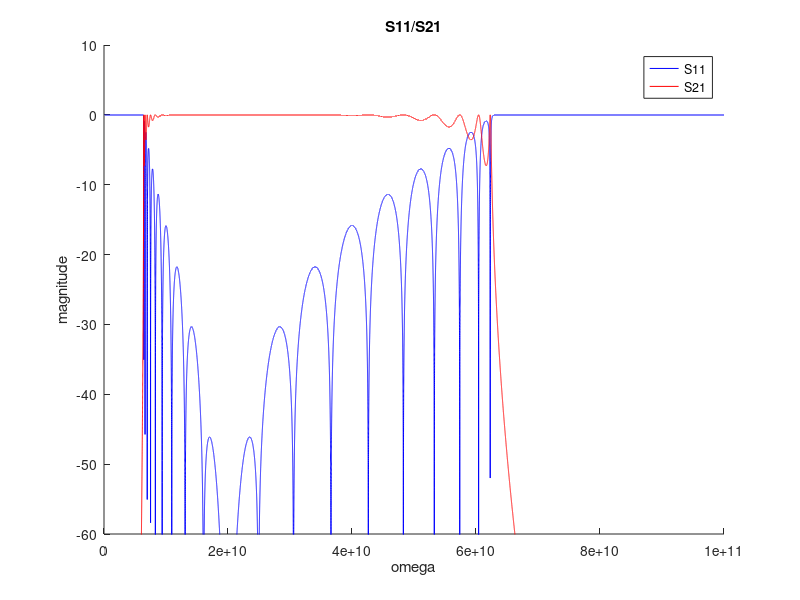
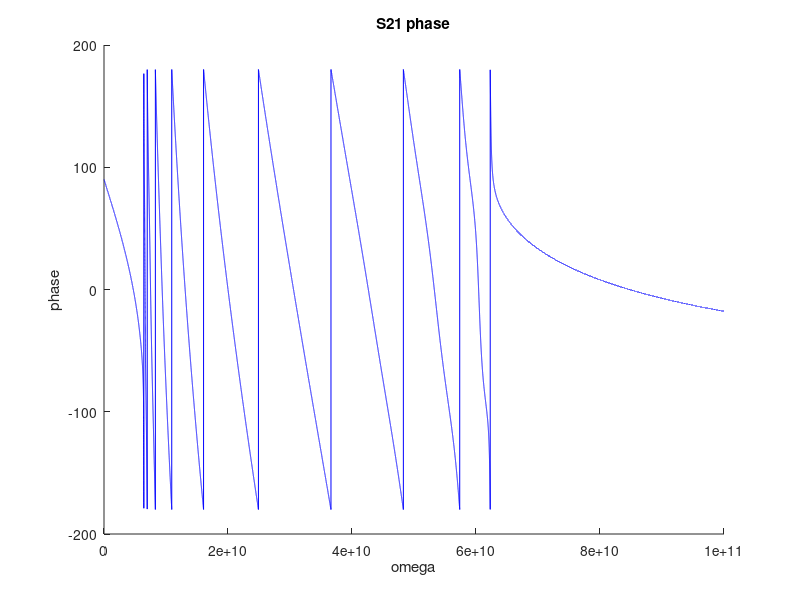
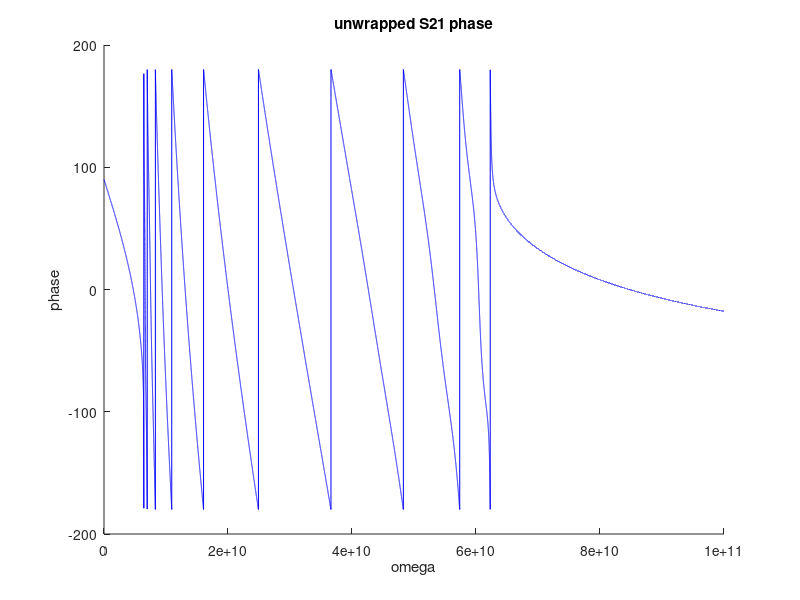
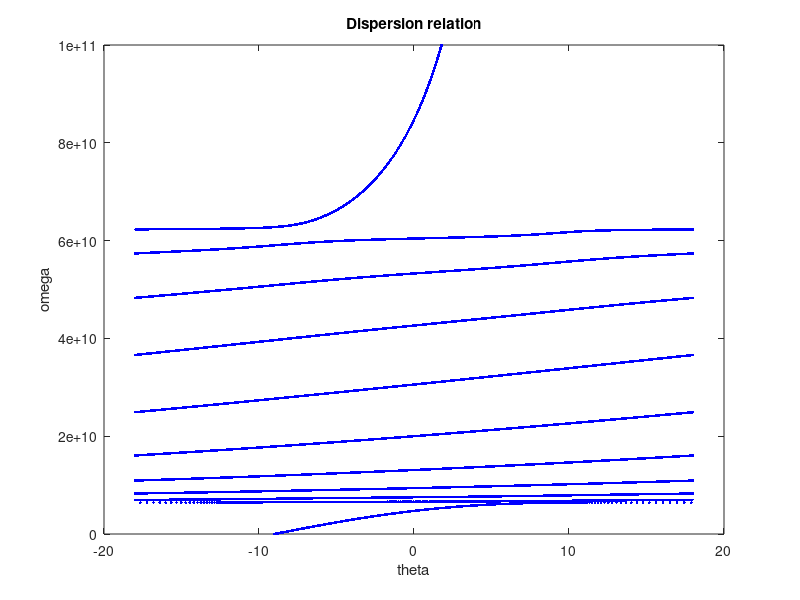

Recreate these plots in MATLAB, in order.
%%周期 对称 无耗 平衡 CRLH的特性

%初始化
clear
clc
close all

LR = 2.5 * 1e-9; %右手单位长度电感
CR = 1e-12; %右手单位长度电感
LL = 2.5 * 1e-9; %右手单位长度电感
CL = 1e-12; %右手单位长度电感

Omega = 1e11;
omega = 0:Omega / 100000:Omega; %扫频范围

p = 3.75e-4; %网格间距
N = 10; %单元个数
L = p * N; %网格长度

Z = 1i * omega * LR / 2 + 1 ./ (1i * 2 * omega * CL);
Y = 1i * omega * CR + 1 ./ (1i * omega * LL);

Zc = sqrt(Z ./ Y);
omega0 = (LR * CR * LL * CL) ^ (-1/4);

A = zeros(2, 2, length(omega)); %单元传输矩阵
AN = zeros(2, 2, length(omega)); %总传输矩阵
SN = zeros(2, 2, length(omega)); %散射矩阵

for i = 1:length(omega)
    A(:, :, i) = [1 Z(i) / 2; 0 1] * [1 0; Y(i) 1] * [1 Z(i) / 2; 0 1];
    AN(:, :, i) = A(:, :, i) ^ N;
    SN(:, :, i) = 1 / (AN(1, 1, i) + AN(1, 2, i) / Zc(i) + AN(2, 1, i) * Zc(i) + AN(2, 2, i)) * ...
        [
     AN(1, 1, i) + AN(1, 2, i) / Zc(i) - AN(2, 1, i) * Zc(i) - AN(2, 2, i), 2 * (AN(1, 1, i) * AN(2, 2, i) - AN(1, 2, i) * AN(2, 1, i));
     2, -AN(1, 1, i) + AN(1, 2, i) / Zc(i) - AN(2, 1, i) * Zc(i) + AN(2, 2, i)
     ];
end

S11 = squeeze(SN(1, 1, :));
S21 = squeeze(SN(2, 1, :));

%%fig3.20(a)
h1 = figure;
hold on
S11_dB = 20 * log10(abs(S11));
S21_dB = 20 * log10(abs(S21));
plot(omega, S11_dB, '-', 'Color', 'b')
plot(omega, S21_dB, '-', 'Color', 'r')
ylim([-60 10])
xlabel('omega')
ylabel('magnitude')
title('S11/S21')
legend('S11', 'S21')

%%fig3.20(b)
h2 = figure;
hold on
S11_phi = angle(S11) .* 180 / pi;
S21_phi = angle(S21) .* 180 / pi;
plot(omega, S21_phi, '-', 'Color', 'b')
xlabel('omega')
ylabel('phase')
title('S21 phase')

%%fig3.20(c)
h3 = figure;
hold on
unwrappedS21_phi = unwrap(S21_phi, -360);
[~, idx] = min(abs(omega0 - omega));
val = mean([unwrappedS21_phi(idx - 1), unwrappedS21_phi(idx + 1)]);
unwrappedS21_phi = unwrappedS21_phi - val;
plot(omega, unwrappedS21_phi, '-', 'Color', 'b')
xlabel('omega')
ylabel('phase')
title('unwrapped S21 phase')

%%fig3.20(d)
beta = -unwrappedS21_phi / L; %相位常数
alpha = -log(abs(S21)) / L; %衰减常数
theta = beta * p; %电长度

h4 = figure;
plot(theta, omega, '.', 'color', 'b')
xlabel('theta')
ylabel('omega')
title('Dispersion relation')
